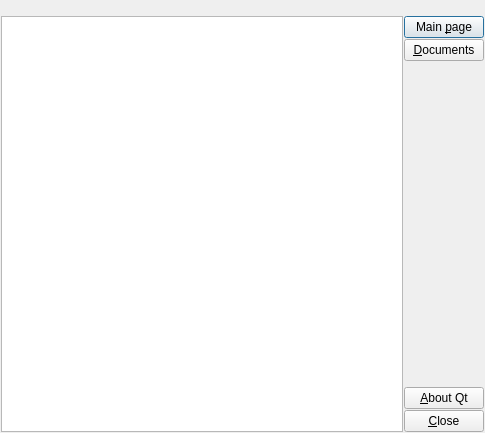
<?xml version="1.0" encoding="UTF-8"?>
<ui version="4.0">
 <class>DlgAbout</class>
 <widget class="QDialog" name="DlgAbout">
  <property name="geometry">
   <rect>
    <x>0</x>
    <y>0</y>
    <width>485</width>
    <height>433</height>
   </rect>
  </property>
  <property name="windowTitle">
   <string>About taskBus</string>
  </property>
  <property name="windowIcon">
   <iconset resource="../taskbusplatform.qrc">
    <normaloff>:/taskBus/images/ticon2.png</normaloff>:/taskBus/images/ticon2.png</iconset>
  </property>
  <layout class="QVBoxLayout" name="verticalLayout_2">
   <property name="spacing">
    <number>1</number>
   </property>
   <property name="leftMargin">
    <number>1</number>
   </property>
   <property name="topMargin">
    <number>1</number>
   </property>
   <property name="rightMargin">
    <number>1</number>
   </property>
   <property name="bottomMargin">
    <number>1</number>
   </property>
   <item>
    <widget class="QLabel" name="label">
     <property name="text">
      <string/>
     </property>
     <property name="pixmap">
      <pixmap resource="../taskbusplatform.qrc">:/taskBus/images/taskBus.png</pixmap>
     </property>
     <property name="scaledContents">
      <bool>false</bool>
     </property>
    </widget>
   </item>
   <item>
    <layout class="QHBoxLayout" name="horizontalLayout">
     <item>
      <widget class="QTextBrowser" name="textBrowser_About">
       <property name="sizePolicy">
        <sizepolicy hsizetype="Expanding" vsizetype="Expanding">
         <horstretch>0</horstretch>
         <verstretch>0</verstretch>
        </sizepolicy>
       </property>
       <property name="openExternalLinks">
        <bool>true</bool>
       </property>
      </widget>
     </item>
     <item>
      <layout class="QVBoxLayout" name="verticalLayout">
       <item>
        <widget class="QPushButton" name="pushButton_mainPage">
         <property name="text">
          <string>Main &amp;page</string>
         </property>
        </widget>
       </item>
       <item>
        <widget class="QPushButton" name="pushButton_documents">
         <property name="text">
          <string>&amp;Documents</string>
         </property>
        </widget>
       </item>
       <item>
        <spacer name="verticalSpacer">
         <property name="orientation">
          <enum>Qt::Vertical</enum>
         </property>
         <property name="sizeHint" stdset="0">
          <size>
           <width>20</width>
           <height>40</height>
          </size>
         </property>
        </spacer>
       </item>
       <item>
        <widget class="QPushButton" name="pushButton_Next">
         <property name="text">
          <string>&amp;About Qt</string>
         </property>
        </widget>
       </item>
       <item>
        <widget class="QPushButton" name="pushButton_Close">
         <property name="text">
          <string>&amp;Close</string>
         </property>
        </widget>
       </item>
      </layout>
     </item>
    </layout>
   </item>
  </layout>
 </widget>
 <resources>
  <include location="../taskbusplatform.qrc"/>
 </resources>
 <connections/>
</ui>
